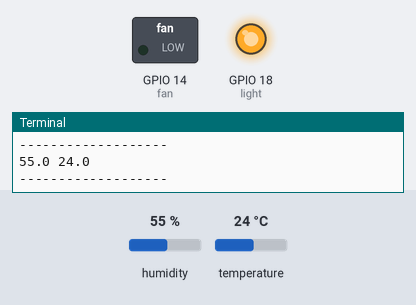
A program run on a simulated Raspberry Pi (BCM pin numbers). Shown: switched loads named in the program (green lamp = pin HIGH), output pins drawn as LEDs (lit = HIGH), the last lines printed to the terminal. The test bench sets the inputs (shaded band); at power-on: humidity 55 %, temperature 24 °C. Web requests get an empty 200 reply after 0.4 s.

Above: at 1.2 s.
1.3 s: humidity set to 59 %
2.8 s: humidity set to 62 %
At 4.5 s:
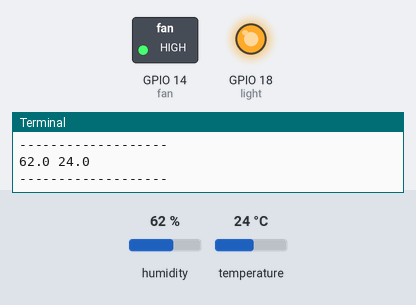
4.8 s: temperature set to 25.4 °C
6.3 s: temperature set to 26.4 °C
At 7.5 s:
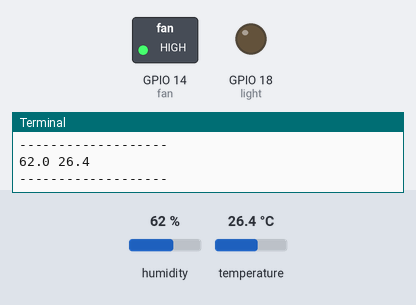
8.5 s: humidity set to 22 %
At 9.6 s:
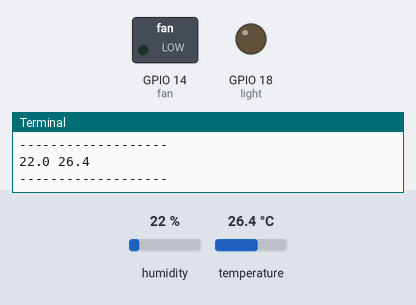
10.3 s: humidity set to 68 %
At 11.6 s:
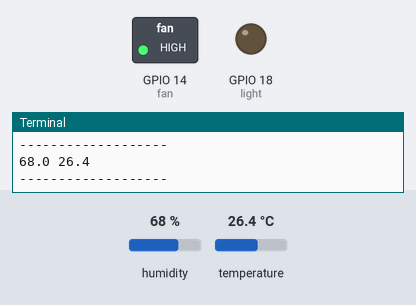
Timing chart, 0 to 13.2 s (numbered marks = the images above; inputs shaded):
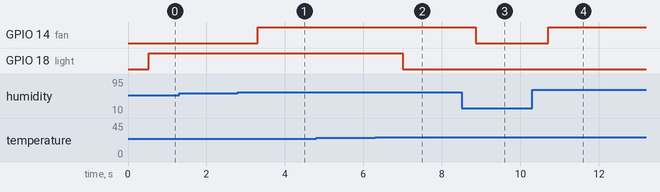

Measured:
- the behaviour switches between 60 and 61 % on humidity (found by bisection; images 0 and 1)
- the behaviour switches between 25.9 and 26 °C on temperature (found by bisection; images 1 and 2)
- after the input at 2.8 s, GPIO 14 (fan): LOW → HIGH after 0.50 s
- after the input at 6.3 s, GPIO 18 (light): HIGH → LOW after 0.71 s
- after the input at 8.5 s, GPIO 14 (fan): HIGH → LOW after 0.36 s
- after the input at 10.3 s, GPIO 14 (fan): LOW → HIGH after 0.41 s

The program:

simpletest.py
```python
#!/usr/bin/python
# <------------- IMPORTS ----------------->
import Adafruit_DHT
import RPi.GPIO as GPIO
import time
import os
import requests
# <--------------------------------------->

# <----------- SENSOR TYPE --------------->
sensor = Adafruit_DHT.DHT22
# <--------------------------------------->

# <-------------- PINS ------------------->
pin_sensor = 15
fan = 14
light = 18

GPIO.setmode(GPIO.BCM)
GPIO.setwarnings(False)
GPIO.setup(light, GPIO.OUT)
GPIO.setup(fan, GPIO.OUT)

# Example using a Raspberry Pi with DHT sensor
# connected to GPIO23.
#pin = 23
# <--------------------------------------->

while True:
   # <---------- SENSOR READING ------------->
   # Try to grab a sensor reading.  Use the read_retry method which will retry up
   # to 15 times to get a sensor reading (waiting 2 seconds between each retry).

   humidity, temperature = Adafruit_DHT.read_retry(sensor, pin_sensor)

   # Note that sometimes you won't get a reading and
   # the results will be null (because Linux can't
   # guarantee the timing of calls to read the sensor).
   # If this happens try again!
   # <--------------------------------------->
   if humidity is not None and temperature is not None:
      temperatura = '{0:0.1f}'.format(temperature)
      humedad = '{0:0.1f}'.format(humidity)
      print ("-------------------")
      print(humedad, temperatura)
      print ("-------------------")
      if (humidity>60):
         GPIO.output(fan,GPIO.HIGH)
      else:
         GPIO.output(fan,GPIO.LOW)

      if (temperature<26):
         GPIO.output(light,GPIO.HIGH)
      else:
         GPIO.output(light,GPIO.LOW)

      payload = {'temperatura': temperatura, 'humedad': humedad}
      requests.post("http://192.34.78.106", data=payload)
      #print('Temp={0:0.1f}*C  Humidity={1:0.1f}%'.format(temperature, humidity))
   else:
      print('Failed to get reading. Try again!')
```
